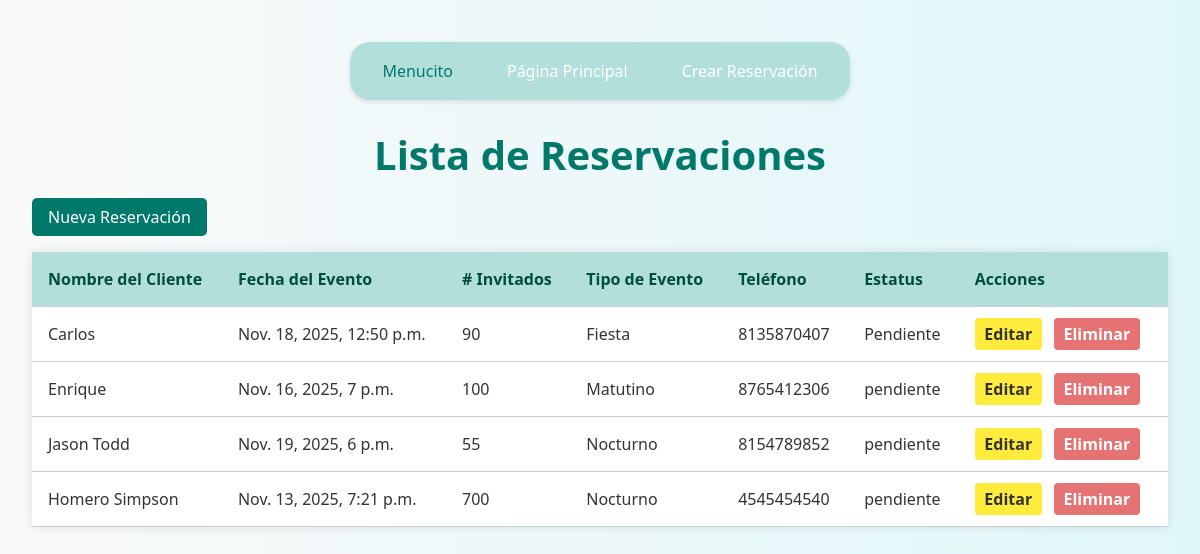
The page /listar/ on the database as committed earlier.
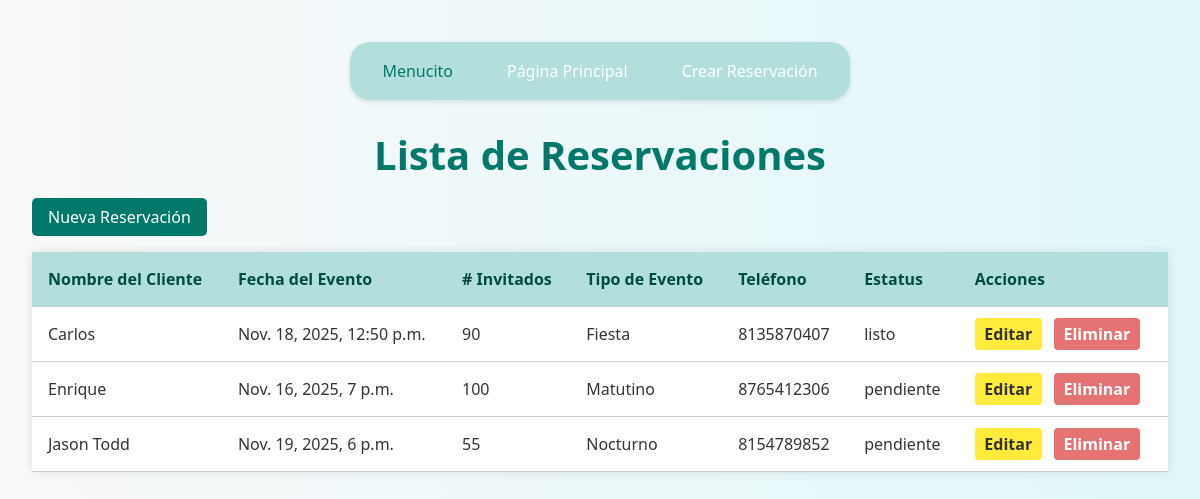
The same page on the database as committed later.
### app/models.py (models this page shows, shortened)
class RESERVACION(models.Model):
    nombre_cliente = models.CharField(max_length=100)
    fecha_evento = models.DateTimeField()
    num_invitados = models.IntegerField()
    tipo_evento = models.CharField(max_length=50)
    telefono_contacto = models.CharField(max_length=15)
    estatus = models.CharField(max_length=20, default='Pendiente')

### app/views.py (the view)
# urls.py: path('listar/', views.listar_reservaciones, name='listar'),
def listar_reservaciones(request):
    reservaciones = RESERVACION.objects.all()
    return render(request, 'listar.html', {'reservaciones': reservaciones})

### app/templates/listar.html (shortened to what this page needs)
{% load static %}
<!DOCTYPE html>
<html lang="es" translate="no">
<head>
    <link rel="stylesheet" href="{% static 'css/stylelistar.css' %}">
</head>
<body>
    {% include 'menu.html' %}
    <h1>Lista de Reservaciones</h1>
    <a class="boton-nuevo" href="{% url 'crear' %}">Nueva Reservación</a>
    <table class="tabla-productos">
        <thead>
            <tr>
                <th>Nombre del Cliente</th>
                <th>Fecha del Evento</th>
                <th># Invitados</th>
                <th>Tipo de Evento</th>
                <th>Teléfono</th>
                <th>Estatus</th>
                <th>Acciones</th>
            </tr>
        </thead>
        <tbody>
            {% for reservacion in reservaciones %}
            <tr>
                <td>{{ reservacion.nombre_cliente }}</td>
                <td>{{ reservacion.fecha_evento }}</td>
                <td>{{ reservacion.num_invitados }}</td>
                <td>{{ reservacion.tipo_evento }}</td>
                <td>{{ reservacion.telefono_contacto }}</td>
                <td>{{ reservacion.estatus }}</td>
                <td>
                    <a class="boton-editar" href="{% url 'editar' reservacion.id %}">Editar</a>
                    <a class="boton-eliminar" href="{% url 'eliminar' reservacion.id %}" onclick="return confirmarEliminacion()">Eliminar</a>
                </td>
            </tr>
            {% empty %}
            <tr>
                <td colspan="7" class="text-center text-muted">No hay reservaciones registradas.</td>
            </tr>
            {% endfor %}
        </tbody>
    </table>
</body>
</html>

Rows that differ between the two databases and show on the page:
removed RESERVACION: nombre_cliente "Homero Simpson", fecha_evento "Nov. 13, 2025, 7:21 p.m.", num_invitados "700", tipo_evento "Nocturno", telefono_contacto "4545454540", estatus "pendiente"
changed RESERVACION "Carlos": estatus "Pendiente" → "listo"
